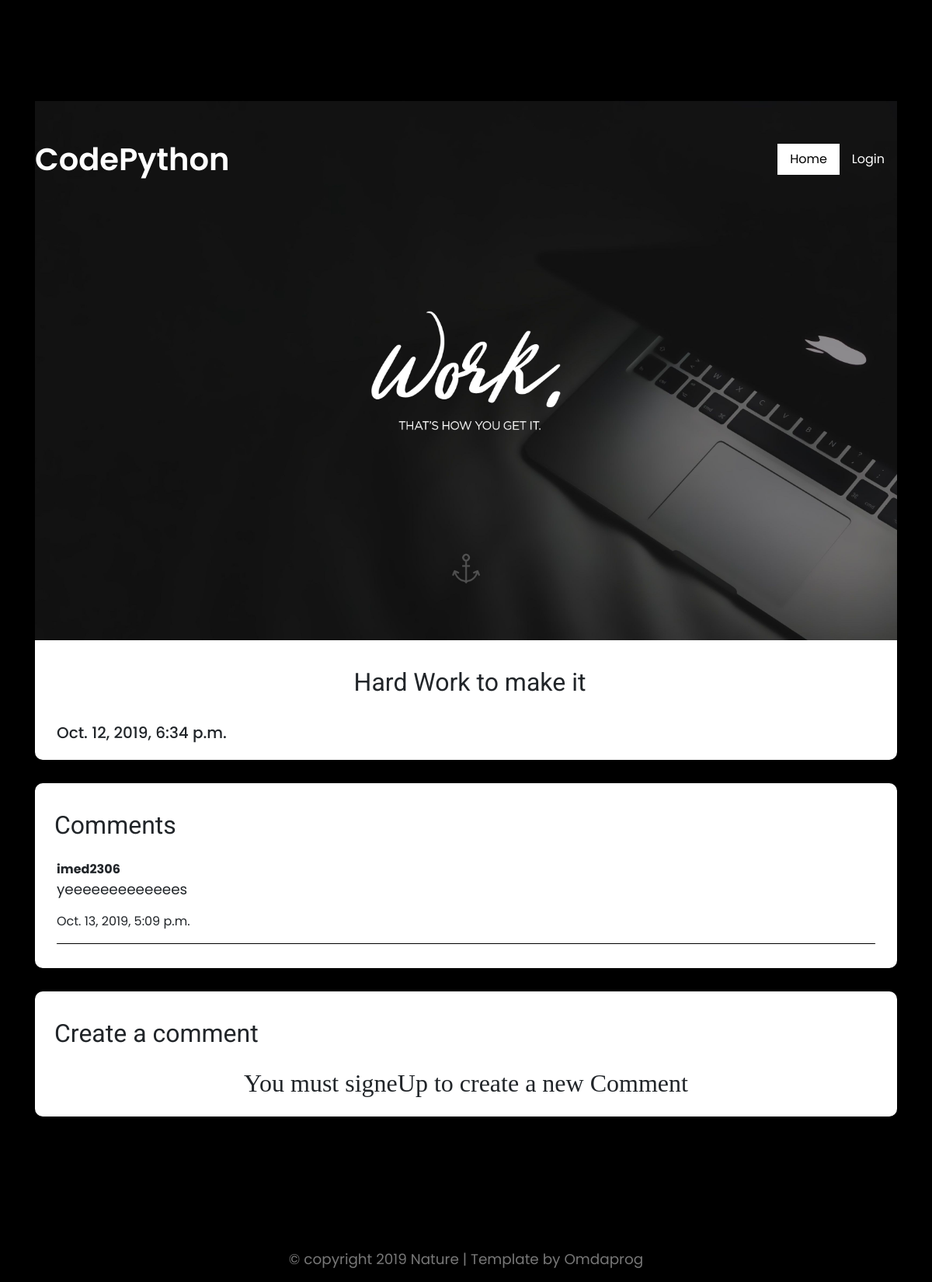
/post10/, run on an earlier commit of the app's database.
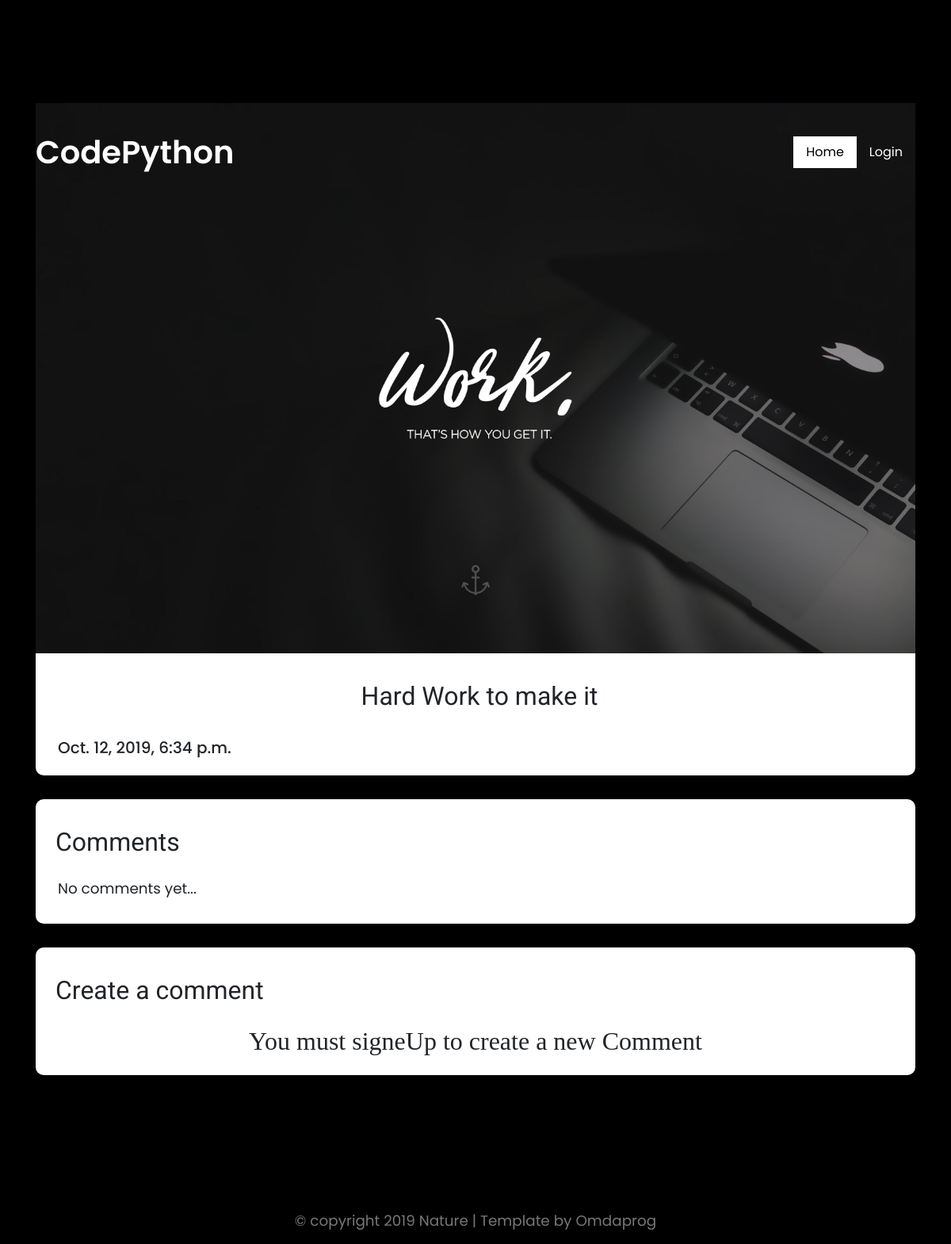
And on a later commit of the database.
### blog/models.py (models this page shows, shortened)
class Comment(models.Model):
    post = models.ForeignKey('blog.Post', on_delete=models.CASCADE, related_name='comments')
    author = models.CharField(max_length=100)
    created_date = models.DateTimeField(default=timezone.now)
    text = models.TextField()
    approved = models.BooleanField(default=False)

### blog/views.py (the view)
# urls.py: path('post<int:pk>/', views.post_detail, name='post_detail'),
def post_detail(request, pk):
    post = get_object_or_404(Post, pk=pk)
    if request.method == 'POST':
        form = CommentForm(request.POST)
        if form.is_valid():
            comment = form.save(commit=False)                # commit=False it's mean that dont save the form in database
            comment.author = request.user
            comment.post = post
            comment.save()
            return redirect('post_detail', pk=post.pk)
    else:
        form = CommentForm()
    stuff_for_frontend = {'post':post,
                          'form': form}
    return render (request, 'blog/post_detail.html', stuff_for_frontend)

### blog/templatetags/markdownify.py (called while the page is built)
@register.filter
def markdown(value):
    renderer = HighlightRenderer()
    markdown = mistune.Markdown(renderer=renderer)
    return markdown(value)

### blog/templates/blog/post_detail.html (shortened to what the changed rows need)
{% load staticfiles %}
{% load markdownify %}
{% load crispy_forms_tags %}
<!DOCTYPE html>
<html lang="en">
<head>
    <link rel="stylesheet" href="https://stackpath.bootstrapcdn.com/bootstrap/4.3.1/css/bootstrap.min.css"
>
    <link rel="stylesheet" href="{% static 'DetailPage/style.css' %}">
    <link rel="stylesheet" href="{% static 'DetailPage/zenburn.css' %}">
</head>
<body>
    <section class="blog">
        <div class="container">
            <div class="row">
                <div class="col">
                    <div class="blogpost" style="border-radius: 0 0 10px 10px;">
                        <div class="content">
                            <div style="text-align: center;">
                                <h1>{{ post.title }}</h1>
                            </div>
                        </div>
                    </div>
                </div>
            </div>
            <div class="row">
                <div class="col">
                    <div class="blogpost" style="border-radius: 10px;">
                        <div class="content">
                            <h1>Comments</h1>
                            <div style="padding: 0 13px;">
                                {% for commentes in post.comments.all %}
                                    {% if user.is_authenticated or commentes.approved %}
                                        <strong>{{ commentes.author }}</strong>
                                        <br>
                                        <p>{{ commentes.text }}</p>
                                        {{ commentes.created_date }}
                                        <hr color="black">
                                    {% endif %}
                                {% empty %}
                                <p>No comments yet...</p>
                                {% endfor %}
                            </div>
                        </div>
                    </div>
                </div>
            </div>
            <div class="row">
                <div class="col">
                    <div class="blogpost" style="border-radius: 10px;">
                        <div class="content">
                            <h1>Create a comment</h1>
                            <div style="padding: 0 13px;">
                                {% if not user.is_authenticated %}
                                    <div style="text-align:center">
                                        <h2 style="font-family: 'Trocchi', serif;">You must signeUp to create a new Comment</h2>
                                    </div>
                                {% endif %}
                            </div>
                        </div>
                    </div>
                </div>
            </div>
        </div>
    </section>
</body>
</html>

What changed in the data, as far as the page shows it:
removed Comment: author "imed2306", text "yeeeeeeeeeeeees", created_date "Oct. 13, 2019, 5:09 p.m."
Also different on the page:
text now shown: "No comments yet..."
